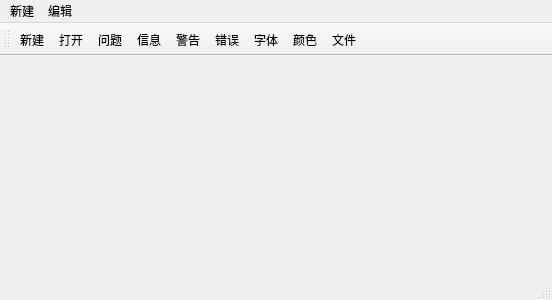
<?xml version="1.0" encoding="UTF-8"?>
<ui version="4.0">
 <class>MainWindow</class>
 <widget class="QMainWindow" name="MainWindow">
  <property name="geometry">
   <rect>
    <x>0</x>
    <y>0</y>
    <width>552</width>
    <height>300</height>
   </rect>
  </property>
  <property name="windowTitle">
   <string>MainWindow</string>
  </property>
  <widget class="QWidget" name="centralWidget"/>
  <widget class="QMenuBar" name="menuBar">
   <property name="geometry">
    <rect>
     <x>0</x>
     <y>0</y>
     <width>552</width>
     <height>21</height>
    </rect>
   </property>
   <widget class="QMenu" name="menu">
    <property name="title">
     <string>新建</string>
    </property>
    <addaction name="actionnew"/>
    <addaction name="actionopen"/>
   </widget>
   <widget class="QMenu" name="menu_2">
    <property name="title">
     <string>编辑</string>
    </property>
   </widget>
   <addaction name="menu"/>
   <addaction name="menu_2"/>
  </widget>
  <widget class="QToolBar" name="mainToolBar">
   <attribute name="toolBarArea">
    <enum>TopToolBarArea</enum>
   </attribute>
   <attribute name="toolBarBreak">
    <bool>false</bool>
   </attribute>
   <addaction name="actionnew"/>
   <addaction name="actionopen"/>
   <addaction name="actionproblem"/>
   <addaction name="actioninformation"/>
   <addaction name="actionwarming"/>
   <addaction name="actionerror"/>
   <addaction name="actionfont"/>
   <addaction name="actioncolor"/>
   <addaction name="actionfile"/>
  </widget>
  <widget class="QStatusBar" name="statusBar"/>
  <action name="actionnew">
   <property name="text">
    <string>新建</string>
   </property>
  </action>
  <action name="actionopen">
   <property name="text">
    <string>打开</string>
   </property>
  </action>
  <action name="actionproblem">
   <property name="text">
    <string>问题</string>
   </property>
  </action>
  <action name="actioninformation">
   <property name="text">
    <string>信息</string>
   </property>
  </action>
  <action name="actionwarming">
   <property name="text">
    <string>警告</string>
   </property>
  </action>
  <action name="actionerror">
   <property name="text">
    <string>错误</string>
   </property>
  </action>
  <action name="actionfile">
   <property name="text">
    <string>文件</string>
   </property>
  </action>
  <action name="actionfont">
   <property name="text">
    <string>字体</string>
   </property>
  </action>
  <action name="actioncolor">
   <property name="text">
    <string>颜色</string>
   </property>
  </action>
 </widget>
 <layoutdefault spacing="6" margin="11"/>
 <resources/>
 <connections/>
</ui>
